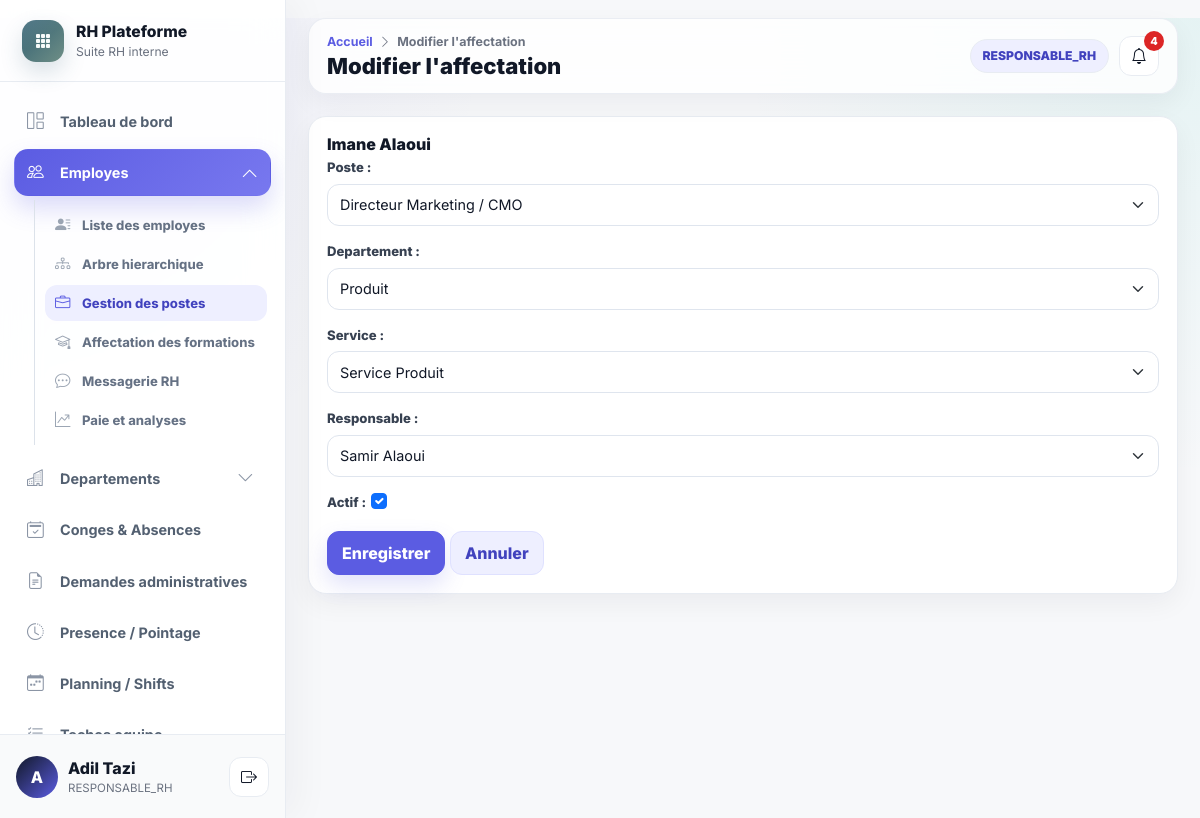
The app's page /employes/postes/10 (signed in) with its own data.
### accounts/models.py (models this page shows, shortened)
class UtilisateurProfile(models.Model):
    user = models.OneToOneField(settings.AUTH_USER_MODEL, on_delete=models.CASCADE, related_name="profile")
    role = models.CharField(max_length=40, choices=Role.choices)
    actif = models.BooleanField(default=True)
    employe = models.OneToOneField(
        "hr.Employe",
        on_delete=models.SET_NULL,
        null=True,
        blank=True,
        related_name="utilisateur_profile",
    )
    class Meta:
        verbose_name = "Utilisateur"
        verbose_name_plural = "Utilisateurs"

### hr/models.py (models this page shows, shortened)
class Employe(models.Model):
    matricule = models.CharField(max_length=100, unique=True)
    nom = models.CharField(max_length=255)
    prenom = models.CharField(max_length=255)
    email = models.EmailField()
    telephone = models.CharField(max_length=80, blank=True)
    date_naissance = models.DateField(null=True, blank=True)
    date_embauche = models.DateField()
    adresse = models.TextField(blank=True)
    photo = models.ImageField(upload_to="uploads/photos/", null=True, blank=True)
    departement = models.ForeignKey(Departement, on_delete=models.SET_NULL, null=True, blank=True, related_name="employes")
    service = models.ForeignKey(Service, on_delete=models.SET_NULL, null=True, blank=True, related_name="employes")
    poste = models.ForeignKey(Poste, on_delete=models.SET_NULL, null=True, blank=True, related_name="employes")
    responsable = models.ForeignKey("self", on_delete=models.SET_NULL, null=True, blank=True, related_name="collaborateurs")
    localisation = models.CharField(max_length=255, blank=True, default="Casablanca")
    actif = models.BooleanField(default=True)
    created_at = models.DateTimeField(auto_now_add=True)
    updated_at = models.DateTimeField(auto_now=True)
    class Meta:
        ordering = ["nom", "prenom"]
    def __str__(self):
        return self.nom_complet
    @property
    def nom_complet(self):
        return f"{self.prenom or ''} {self.nom or ''}".strip()

### hr/views.py (the view)
# urls.py: path("employes/postes/<int:pk>", views.position_edit, name="position_edit"),
@role_required(Role.ADMIN, Role.RESPONSABLE_RH)
def position_edit(request, pk):
    employe = get_object_or_404(Employe, pk=pk)
    user_profile = profile(request)
    if user_profile and employe.pk == user_profile.employe_id and user_profile.role != Role.ADMIN:
        messages.error(request, "Un responsable RH ne peut pas modifier sa propre affectation.")
        return redirect("position_management")
    if request.method == "POST":
        form = GestionPosteForm(request.POST, instance=employe)
        if form.is_valid():
            before = f"{employe.poste} / {employe.departement} / {employe.responsable}"
            saved = form.save()
            audit(request, "CHANGEMENT_POSTE", f"{saved.nom_complet}: {before} -> {saved.poste} / {saved.departement} / {saved.responsable}", "Employe", saved.pk)
            notify_employee(saved, "Votre affectation de poste a ete mise a jour.", "/employes/arbre")
            messages.success(request, "Affectation mise a jour.")
            return redirect("position_management")
    else:
        form = GestionPosteForm(instance=employe)
    return render(request, "employes/position_form.html", {"page_title": "Modifier l'affectation", "form": form, "employe": employe})

### hr/forms.py (shortened to what this page needs)
class GestionPosteForm(BootstrapModelForm):
    class Meta:
        model = Employe
        fields = ["poste", "departement", "service", "responsable", "actif"]

### hr/models.py (called while the page is built)
    def __str__(self):
        return self.libelle

    def __str__(self):
        return self.libelle

    def __str__(self):
        return self.libelle

### hr/permissions.py (called while the page is built)
def profile_for(user):
    return getattr(user, "profile", None)

def has_any_role(user, *roles):
    profile = profile_for(user)
    return bool(user.is_authenticated and profile and profile.actif and profile.role in roles)

def role_required(*roles):
    def decorator(view_func):
        @login_required
        @wraps(view_func)
        def wrapper(request, *args, **kwargs):
            if not has_any_role(request.user, *roles):
                messages.error(request, "Vous n'etes pas autorise a acceder a cette page.")
                return redirect("dashboard")
            return view_func(request, *args, **kwargs)
        return wrapper
    return decorator

### hr/views.py (called while the page is built)
def profile(request):
    return getattr(request.user, "profile", None)

### templates/employes/position_form.html (shortened to what this page needs)
{% extends "base.html" %}
{% block content %}
<form method="post" class="form-panel">
    <h3 class="form-section-title">{{ employe.nom_complet }}</h3>
    {{ form.as_p }}
    <button class="btn btn-accent">Enregistrer</button>
    <a href="{% url 'position_management' %}" class="btn btn-outline-secondary">Annuler</a>
</form>
{% endblock %}

### templates/base.html (shortened to what this page needs)
{% load static message_tags %}
<!DOCTYPE html>
<html lang="fr">
<head>
    <link href="https://cdn.jsdelivr.net/npm/bootstrap@5.3.3/dist/css/bootstrap.min.css" rel="stylesheet">
    <link href="https://cdn.jsdelivr.net/npm/bootstrap-icons@1.11.3/font/bootstrap-icons.css" rel="stylesheet">
    <link rel="stylesheet" href="{% static 'css/main.css' %}?v=premium-rh-saas-1">
</head>
<body class="app-body">
<div class="app-shell">
    <aside id="sidebar" class="app-sidebar">
        <div class="sidebar-brand">
            <div class="brand-mark"><i class="bi bi-grid-3x3-gap-fill"></i></div>
            <div class="brand-copy">
                <div class="brand-title">RH Plateforme</div>
                <div class="brand-subtitle">Suite RH interne</div>
            </div>
        </div>
        <nav class="sidebar-nav" aria-label="Navigation principale">
            <a href="{% url 'dashboard' %}" class="sidebar-item nav-link" data-route="/dashboard"><i class="bi bi-grid-1x2"></i><span>Tableau de bord</span></a>
            <div class="sidebar-group" data-group-route="/employes">
                <button class="sidebar-item sidebar-parent nav-link {% if nav_module == 'employes' %}active{% endif %}" type="button" data-bs-toggle="collapse" data-bs-target="#menuEmployes" aria-expanded="{% if nav_module == 'employes' %}true{% else %}false{% endif %}">
                    <i class="bi bi-people"></i><span>Employes</span><i class="bi bi-chevron-down ms-auto"></i>
                </button>
                <div class="collapse sidebar-submenu {% if nav_module == 'employes' %}show{% endif %}" id="menuEmployes">
                    <a href="{% url 'employes_list' %}" class="sidebar-subitem {% if nav_item == 'employes_list' %}active{% endif %}" data-route="/employes"><i class="bi bi-person-lines-fill"></i><span>Liste des employes</span></a>
                    <a href="{% url 'hierarchy_tree' %}" class="sidebar-subitem {% if nav_item == 'hierarchy_tree' %}active{% endif %}" data-route="/employes/arbre"><i class="bi bi-diagram-3"></i><span>Arbre hierarchique</span></a>
                    {% if utilisateur_connecte.role == "ADMIN" or utilisateur_connecte.role == "RESPONSABLE_RH" %}
                        <a href="{% url 'position_management' %}" class="sidebar-subitem {% if nav_item == 'position_management' %}active{% endif %}" data-route="/employes/postes"><i class="bi bi-briefcase"></i><span>Gestion des postes</span></a>
                        <a href="{% url 'formations_admin' %}" class="sidebar-subitem {% if nav_item == 'formations_admin' %}active{% endif %}" data-route="/employes/formations"><i class="bi bi-mortarboard"></i><span>Affectation des formations</span></a>
                        <a href="{% url 'rh_messages' %}" class="sidebar-subitem" data-route="/messages-rh"><i class="bi bi-chat-dots"></i><span>Messagerie RH</span></a>
                        <a href="{% url 'payroll_analytics' %}" class="sidebar-subitem {% if nav_item == 'payroll_analytics' %}active{% endif %}" data-route="/employes/paie"><i class="bi bi-graph-up-arrow"></i><span>Paie et analyses</span></a>
                    {% else %}
                        <a href="{% url 'my_trainings' %}" class="sidebar-subitem {% if nav_item == 'my_trainings' %}active{% endif %}" data-route="/formations"><i class="bi bi-mortarboard"></i><span>Mes formations</span></a>
                    {% endif %}
                </div>
            </div>
            {% if utilisateur_connecte.role == "ADMIN" or utilisateur_connecte.role == "RESPONSABLE_RH" %}
                <div class="sidebar-group" data-group-route="/departements">
                    <button class="sidebar-item sidebar-parent nav-link {% if nav_module == 'departements' %}active{% endif %}" type="button" data-bs-toggle="collapse" data-bs-target="#menuDepartements" aria-expanded="{% if nav_module == 'departements' %}true{% else %}false{% endif %}">
                        <i class="bi bi-buildings"></i><span>Departements</span><i class="bi bi-chevron-down ms-auto"></i>
                    </button>
                </div>
            {% endif %}
            <a href="{% url 'conges_list' %}" class="sidebar-item nav-link" data-route="/conges"><i class="bi bi-calendar2-check"></i><span>Conges & Absences</span></a>
            <a href="{% url 'demandes_list' %}" class="sidebar-item nav-link" data-route="/demandes"><i class="bi bi-file-earmark-text"></i><span>Demandes administratives</span></a>
            <a href="{% url 'attendance' %}" class="sidebar-item nav-link" data-route="/pointage"><i class="bi bi-clock-history"></i><span>Presence / Pointage</span></a>
            <a href="{% url 'planning' %}" class="sidebar-item nav-link" data-route="/planning"><i class="bi bi-calendar-week"></i><span>Planning / Shifts</span></a>
            <a href="{% url 'team_tasks' %}" class="sidebar-item nav-link" data-route="/taches"><i class="bi bi-list-check"></i><span>Taches equipe</span></a>
        </nav>
        <div class="sidebar-user">
            <div class="user-avatar"><span>{{ utilisateur_connecte.employe.prenom|first|default:"U" }}</span></div>
            <div class="user-meta">
                <div class="user-name">{{ utilisateur_connecte.employe.nom_complet|default:"Utilisateur" }}</div>
                <div class="user-role">{{ utilisateur_connecte.role|default:"Session" }}</div>
            </div>
            <form action="{% url 'logout' %}" method="post" class="ms-auto">
                <button type="submit" class="btn btn-rh-icon" title="Se deconnecter"><i class="bi bi-box-arrow-right"></i></button>
            </form>
        </div>
    </aside>
    <main id="main-content" class="app-main">
        <nav class="app-topbar">
            <div class="page-header">
                <div class="breadcrumb-line">
                    <a href="{% url 'dashboard' %}">Accueil</a>
                    <i class="bi bi-chevron-right"></i>
                    <span>{{ page_title|default:"Page" }}</span>
                </div>
                <h1 class="page-title">{{ page_title|default:"Page" }}</h1>
            </div>
            <div class="topbar-actions">
                <span class="role-pill">{{ utilisateur_connecte.role|default:"Utilisateur" }}</span>
                <a href="{% url 'notifications_list' %}" class="btn btn-rh-icon position-relative" title="Notifications">
                    <i class="bi bi-bell"></i>
                    {% if notifications_non_lues > 0 %}<span class="topbar-badge">{{ notifications_non_lues }}</span>{% endif %}
                </a>
            </div>
        </nav>
        <div class="app-content">
            {% block content %}{% endblock %}
        </div>
    </main>
</div>
</body>
</html>

### records on screen
UtilisateurProfile: employe.prenom|first "A", employe.nom_complet "Adil Tazi", role "RESPONSABLE_RH"
Employe: nom_complet "Imane Alaoui", poste "Directeur Marketing / CMO", departement "Produit", service "Service Produit", responsable "Samir Alaoui", actif "☑"

### other values on screen
{{ page_title|default:"Page" }} "Modifier l'affectation"
{{ notifications_non_lues }} "4"
